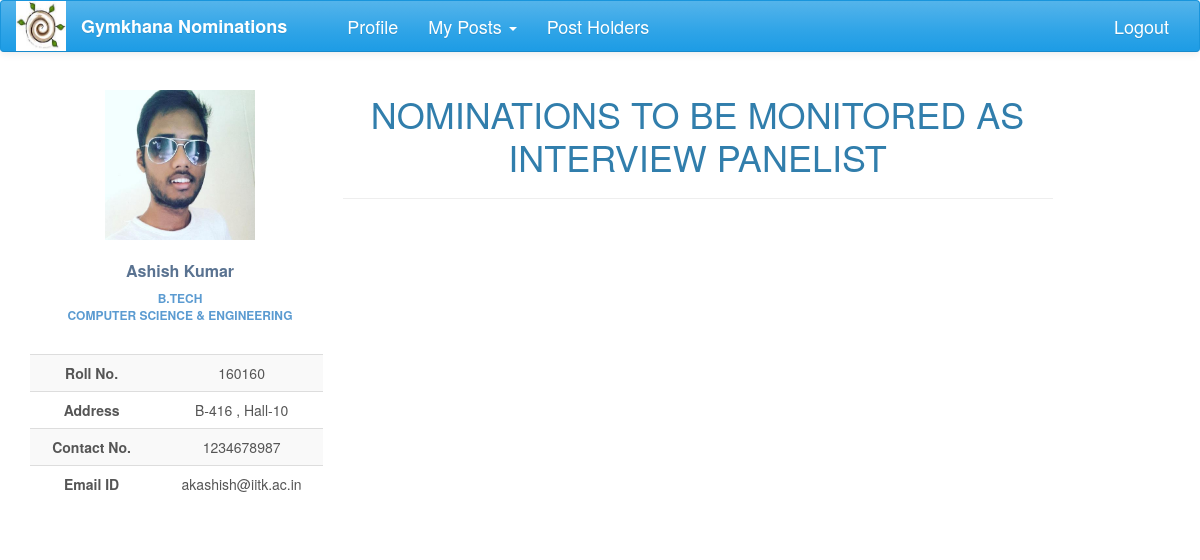
/nominations/interviews/ (signed in), run on the app's committed database.
### nomi/models.py (models this page shows, shortened)
class UserProfile(models.Model):
    user = models.OneToOneField(User, on_delete=models.CASCADE)
    user_img = models.ImageField(upload_to=user_directory_path, null=True, blank=True)
    name = models.CharField(max_length=40, blank=True)
    roll_no = models.IntegerField(null=True)
    programme = models.CharField(max_length=7, choices=PROGRAMME, default='B.Tech')
    department = models.CharField(max_length=200, choices=DEPT, default='AE')
    hall = models.CharField(max_length=10, choices=HALL, default=1)
    room_no = models.CharField(max_length=10, null=True, blank=True)
    contact = models.CharField(max_length=10, null=True, blank=True)
    def image_url(self):
        if self.user_img and hasattr(self.user_img, 'url'):
            return self.user_img.url
        else:
            return '/static/nomi/img/banner.png'

### nomi/views.py (the view)
@login_required
def interview_list(request):
    interviews = Nomination.objects.filter(interview_panel=request.user).exclude(status = 'Work done')
    return render(request, 'interviews.html', context={'interviews': interviews})

### nomi/global_contexts.py (called while the page is built)
def context(request):
    if request.user.is_authenticated:
        try:
            my_profile = UserProfile.objects.get(user=request.user)
            my_posts = Post.objects.filter(post_holders=request.user)
            interviews = Nomination.objects.filter(interview_panel=request.user)
            length = len(my_posts)
            senate = False
            for post in my_posts:
                if post.perms == 'can ratify the post':
                    senate = True
            return {'my_posts': my_posts, 'my_profile': my_profile, 'senate': senate, 'length': length,
                    'interviews': interviews}
        except ObjectDoesNotExist:
            return {'my_posts': 0, 'my_profile': 0}
    else:
        return {'my_posts': 0, 'my_profile': 0}

### nomi/templates/interviews.html (shortened to what this page needs)
{% extends 'base2.html' %}
{% block content %}
<div class="profile-content ">
    <div>
        <h1 style="text-align: center">NOMINATIONS TO BE MONITORED AS INTERVIEW PANELIST</h1>
        <hr>
    </div>
</div>
{% endblock %}

### nomi/templates/base2.html (shortened to what this page needs)
<!DOCTYPE html>
<html lang="en">
{% load staticfiles %}
{% load bootstrap %}
<head>
    <link href="https://maxcdn.bootstrapcdn.com/bootswatch/3.3.7/cerulean/bootstrap.min.css" rel="stylesheet"
>
    <link href="https://maxcdn.bootstrapcdn.com/font-awesome/4.7.0/css/font-awesome.min.css" rel="stylesheet"
>
    <link rel="stylesheet" href="{% static 'nomi/css/main.css' %}" type="text/css">
</head>
<body>
{% block navigation %}
<nav class="navbar navbar-default" id="navbar">
    <div class="container-fluid">
        <div class="navbar-header">
            <a href="#">
                <div>
                    <a href={% url 'index' %}><img src="{% static 'nomi/img/gym.jpg' %}" width="50" height="50"></a>
                </div>
        </div>
        <div class="collapse navbar-collapse" id="bs-example-navbar-collapse-1">
            <ul class="nav navbar-nav">
                <li><a href="{% url 'index' %}" id="brand">Gymkhana Nominations</a></li>
                <li><a href="{% url 'profile' %}" id="navbar-links">Profile</a></li>
                {% block posts%}
                    {% if my_posts %}
                        <li class="dropdown">
                            <a href="#" class="dropdown-toggle" id="navbar-links" data-toggle="dropdown" role="button"
                               aria-expanded="false">My Posts <span class="caret"></span></a>
                        </li>
                    {% endif %}
                {% endblock %}
                <li><a href="{% url 'info:info' %}" id="navbar-links">Post Holders</a></li>
            </ul>
            <ul class="nav navbar-nav navbar-right">
                <li id="navbar-links"><a href="{% url 'logout' %}?next={% url 'login' %}">Logout</a></li>
            </ul>
        </div>
</nav>
{% endblock %}
<div class="container-fluid">
    <div  class="row profile">
        <div class="col-lg-3 col-md-3">
            {% block profile %}
            <div id="profile" class="profile-sidebar" style="position:fixed">
                <div class="profile-userpic">
                    <img src="{{ my_profile.image_url }}" class="img-responsive" alt="">
                </div>
                <div class="profile-usertitle">
                    <div class="profile-usertitle-name">
                        {{my_profile.name}}
                    </div>
                    <div class="profile-usertitle-job">
                        {{my_profile.programme}} <br> {{my_profile.department}}
                    </div>
                </div>
                <div class="profile-usermenu">
                    <table class="table table-striped table-hover ">
                        <tbody>
                        <tr>
                            <td id="topic">Roll No.</td>
                            <td>{{my_profile.roll_no}} </td>
                        </tr>
                        <tr>
                            <td id="topic">Address</td>
                            <td>{{my_profile.room_no}} , Hall-{{my_profile.hall}}</td>
                        </tr>
                        <tr>
                            <td id="topic">Contact No.</td>
                            <td>{{ my_profile.contact }}</td>
                        </tr>
                        <tr>
                            <td id="topic">Email ID</td>
                            <td>{{my_profile.user}}@iitk.ac.in</td>
                        </tr>
                        </tbody>
                    </table>
                </div>
            </div>
            {% endblock %}
        </div>
        <div class="col-lg-8 col-md-8">
            {% block content %}{% endblock %}
        </div>
    </div>
</div>
</body>
</html>

### nomi/static/nomi/css/main.css (style rules this page uses)
#brand { text-decoration: none; font-size: large; font-weight: bold; margin-right: 30px; }
#navbar-links { font-size: large; }
#navbar { position: fixed; width: 100%; z-index: 100; }
body { background: #ffffff; }
.profile { margin: 20px 0; }
.profile-sidebar { padding: 20px 0 10px 0; width: 300px; margin-top: 50px; }
.profile-userpic img { float: none; margin: 0 auto; width: 50%; height: 50%; }
.profile-usertitle { text-align: center; margin-top: 20px; }
.profile-usertitle-name { color: #5a7391; font-size: 16px; font-weight: 600; margin-bottom: 7px; }
.profile-usertitle-job { text-transform: uppercase; color: #5b9bd1; font-size: 12px; font-weight: 600; margin-bottom: 15px; }
.profile-usermenu { margin-top: 30px; }
.profile-usermenu table tbody tr td { text-align: center; }
#topic { font-weight: bolder; }
.profile-content { z-index: 0; margin-top: 32px; padding: 20px; background: #ffffff; min-height: 460px; }

### data on the page
UserProfile: image_url (picture), name "Ashish Kumar", programme "B.TECH", department "COMPUTER SCIENCE & ENGINEERING", roll_no "160160", room_no "B-416", hall "10", contact "1234678987", user "akashish"
